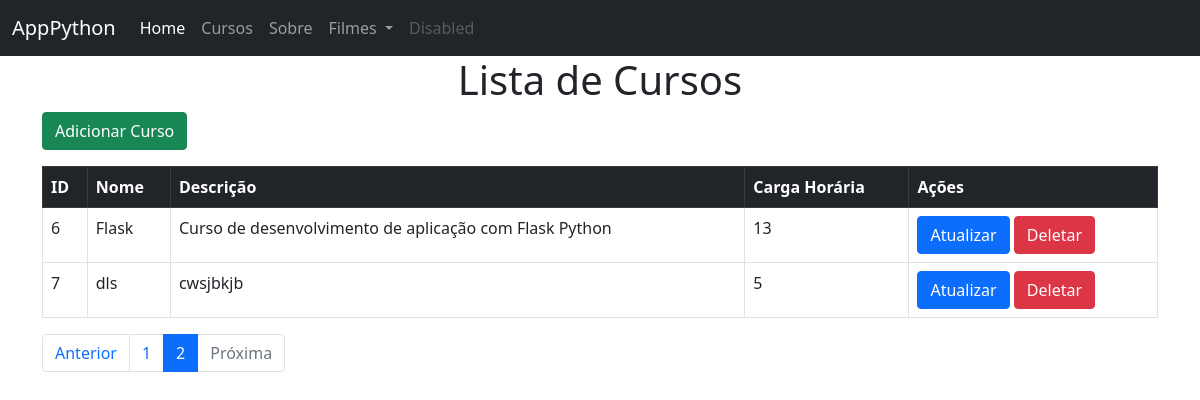
The page /cursos?page=2 on the database its author committed.
### app.py (models this page shows, shortened)
class Curso(db.Model):
    id = db.Column(Integer, primary_key=True)
    nome = db.Column(String(50))
    descricao = db.Column(String(100))
    ch = db.Column(Integer)

### app.py (the view, shortened to what this page needs)
@app.route('/cursos', methods=["GET", "POST"])
def listar_cursos():
    page = request.args.get('page', 1, type=int)
    per_page = request.args.get('per_page', 5, type=int)
    cursos = Curso.query.paginate(page=page, per_page=per_page)
    return render_template("cursos.html", cursos=cursos)

### templates/cursos.html (shortened to what this page needs)
{% extends 'base.html' %}
{% block conteudo %}
<div class="container">
    <h1 class="text-center">Lista de Cursos</h1>
    <a href="{{ url_for('criar_curso') }}" class="btn btn-success mb-3">Adicionar Curso</a>
    <table class="table table-bordered table-hover">
        <thead class="table-dark">
            <tr>
                <th>ID</th>
                <th>Nome</th>
                <th>Descrição</th>
                <th>Carga Horária</th>
                <th>Ações</th>
            </tr>
        </thead>
        <tbody>
            {% for curso in cursos.items %}
            <tr>
                <td>{{ curso.id }}</td>
                <td>{{ curso.nome }}</td>
                <td>{{ curso.descricao }}</td>
                <td>{{ curso.ch }}</td>
                <td>
                    <a href="{{ url_for('atualizar_curso', id=curso.id) }}" class="btn btn-primary">Atualizar</a>
                    <a href="{{ url_for('deletar_curso', id=curso.id) }}" class="btn btn-danger" onclick="return confirm('Tem certeza que deseja deletar este curso?')">Deletar</a>
                </td>
            </tr>
            {% endfor %}
        </tbody>
    </table>
    <nav aria-label="Page navigation">
        <ul class="pagination">
            <li class="page-item{% if not cursos.has_prev %} disabled{% endif %}">
                <a class="page-link" href="{{ url_for('listar_cursos', page=cursos.prev_num) }}">Anterior</a>
            </li>
            {% for page_num in cursos.iter_pages() %}
            <li class="page-item{% if page_num == cursos.page %} active{% endif %}">
                <a class="page-link" href="{{ url_for('listar_cursos', page=page_num) }}">{{ page_num }}</a>
            </li>
            {% endfor %}
            <li class="page-item{% if not cursos.has_next %} disabled{% endif %}">
                <a class="page-link" href="{{ url_for('listar_cursos', page=cursos.next_num) }}">Próxima</a>
            </li>
        </ul>
    </nav>
</div>
{% endblock conteudo %}

### rows shown on the page
Curso: id "6", nome "Flask", descricao "Curso de desenvolvimento de aplicação com Flask Python", ch "13"
Curso: id "7", nome "dls", descricao "cwsjbkjb", ch "5"

### other values the page prints
{{ page_num }} "1" "2"
